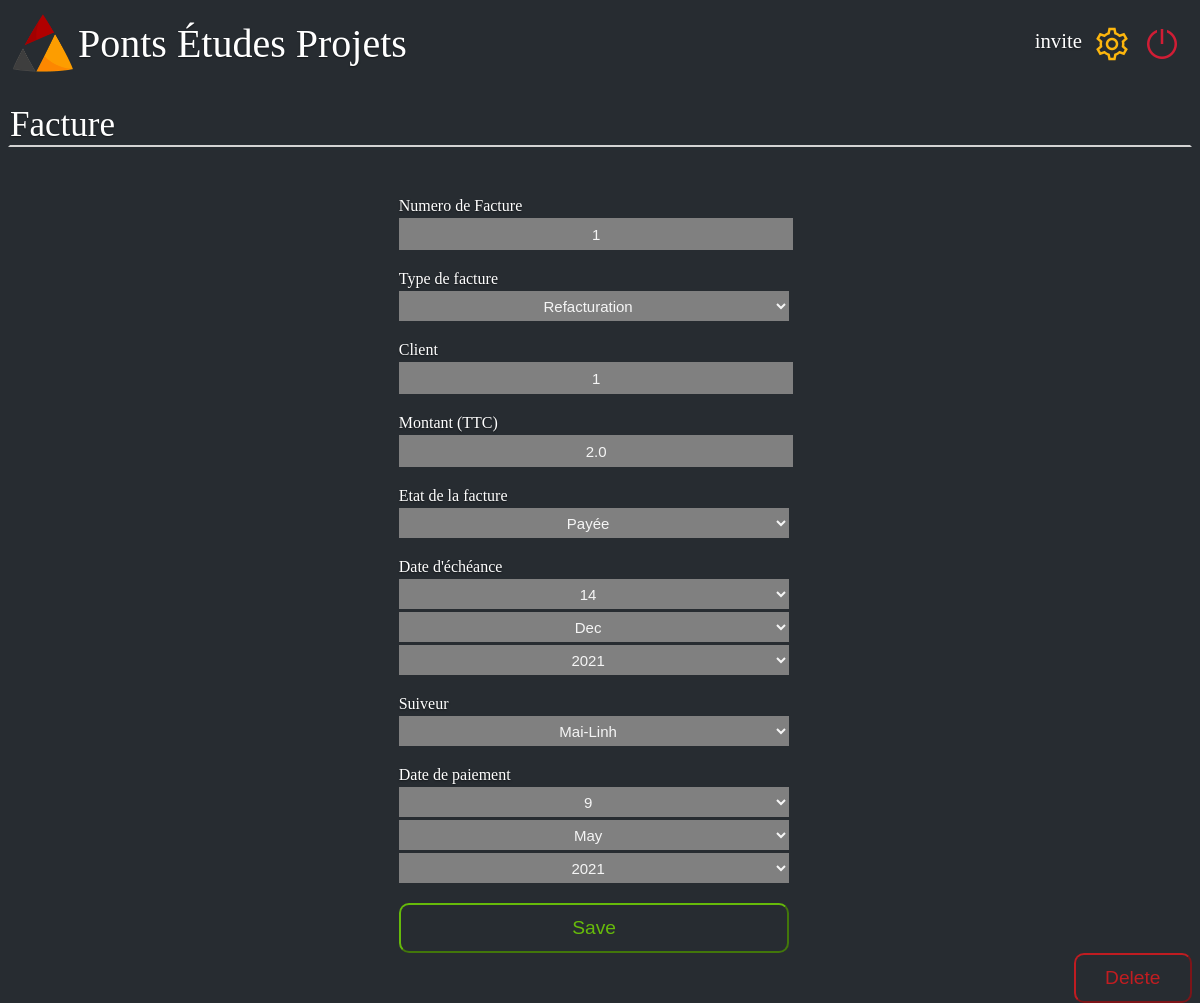
The app's page /tresoreie/invite/5/modify with its own data.
### web/site.py (models this page shows, shortened)
class db_factures(db.Model):
    _id = db.Column("id", db.Integer, primary_key= True)
    numero = db.Column(db.String(100))
    Type = db.Column(db.String(100))
    client = db.Column(db.String(100))
    montant= db.Column(db.Float)
    etat = db.Column(db.String(100))
    date_echeance = db.Column(db.String(100))
    date_paiement = db.Column(db.String(100))
    suiveur = db.Column(db.String(100))
    retard = db.Column(db.Boolean)

### web/site.py (the view, shortened to what this page needs)
@app.route('/tresoreie/<name>/<int:id>/modify', methods=["GET","POST"])
def modify(name,id):
    facture = db_factures.query.get(id)
    date= facture.date_echeance
    if int(date[0:2])<10:
        taille_date=1
    else:
        taille_date=2
    jour_e = date[0:2]
    mois_e = date[taille_date+1:taille_date+4]
    annee_e = date[taille_date+5::]
    date= facture.date_paiement
    if "-" not in date:
        if int(date[0:2])<10:
            taille_date=1
        else:
            taille_date=2
        jour_p = date[0:2]
        mois_p = date[taille_date+1:taille_date+4]
        annee_p = date[taille_date+5::]
    else:
        jour_p= "-"
        mois_p= "-"
        annee_p= "-"
    return render_template('delete.html',name=name,facture=facture, jour_e=jour_e, mois_e=mois_e,annee_e=annee_e,jour_p=jour_p,mois_p=mois_p, annee_p=annee_p)

### web/templates/delete.html (shortened to what this page needs)
<!DOCTYPE html>
<html>
    <head>
        <link rel="stylesheet" href={{ url_for('static', filename='style_delete3.css') }}/>
    </head>
    <body>
        <div class="barre_principale">
            <div class="logo_junior">
                <a href="/home/{{name}}">
                    <img class= "logo_pep" src={{ url_for('static', filename='PEPLOGO.png') }}  alt= "Logo pep"/>
                    <div class="Junior">Ponts Études Projets</div>
                </a>
            </div>
            <div>
                <nav>
                    <ul class="navbar-nav">
                        <li class="user_name"><a class="user" href="#">{{name}}</a></li>
                        <li class="nav-item"><a href="#"><img src={{ url_for('static', filename='settings.png') }} alt="bouton reglage" ></a></li>
                        <li class="nav-item"><a href='/login'><img src={{ url_for('static', filename='shutdown.png') }} alt="bouton shutdown" ></a></li>
                    </ul>
                </nav>
            </div>
        </div>
        <p class="titre">Facture</p>
        <form class="form-signin" method="post">
            <div class="facture">
                <div class="debut1">
                    <label for="input_numero">Numero de Facture</label>
                    <br>
                    <input name="_numero"  id="input_numero" class="form-numero" required="required" value = {{facture.numero}} />
                </div>
                <div class="form-label-group">
                    <label for="input_type">Type de facture </label>
                    <br>
                    <select name="_type"  id="input_type" class="form-mdp"  required="required" >
                        <option >{{facture.Type}}</option>
                    </select>
                </div>
                <div>
                    <label for="input_numero">Client</label>
                    <br>
                    <input name="_client" id="input_client" class="form-client"  required="required" value = {{facture.client}} />
                </div>
                <div>
                    <label for="input_numero">Montant (TTC)</label>
                    <br>
                    <input name="_montant" id="input_montant" class="form-montant"  required="required" value = {{facture.montant}} />
                </div>
                <div>
                    <label for="Etat">Etat de la facture</label>
                    <br>
                    <select name= "_etat" class="form-etat"  required="required" id="Etat">
                        <option>{{facture.etat}}</option>
                    </select>
                </div>
                <div class="date d'échéance">
                    <label for="date">Date d'échéance</label>
                    <br>
                    <select name="_date_j" id="date" class="form-jour" required="required">
                        <option>{{jour_e}}</option>
                    </select>
                    <select name="_date_m"  class="form-mois" required="required" >
                        <option>{{mois_e}}</option>
                    </select>
                    <select name="_date_y"  class="form-année" required="required" >
                        <option>{{annee_e}}</option><option>2020</option> <option>2021</option>
                    </select>
                </div>
                <div>
                    <label for="input_suiveur"> Suiveur </label>
                    <br>
                    <select name="_suiveur" id="input_suiveur" class="form-suiveur" required="required" >
                        <option>{{facture.suiveur}}</option>
                    </select>
                </div>
                <div class="date de paiement">
                    <label for="date">Date de paiement</label>
                    <br>
                    <select name="_date_j_p" id="date" class="form-jour" required="required">
                        <option>{{jour_p}}</option>
                    </select>
                    <select name="_date_m_p"  class="form-mois"  >
                        <option>{{mois_p}}</option>
                    </select>
                    <select name="_date_y_p"  class="form-année" >
                        <option>{{annee_p}}</option><option>2020</option> <option>2021</option>
                    </select>
                </div>
                <button class="valider" type="submit" >Save</button>
            </div>
        </form>
        <div><button onclick="window.location.href = '/tresoreie/{{name}}/{{facture._id}}/delete';" class="supprimer">Delete</button></div>
    </body>
</html>

### web/static/style_delete3.css (style rules this page uses)
html { height: 100%; width: 100%; background-color : #272C31; }
body { background-color : #272C31; height: 100%; background-color: transparent; color: white; text-shadow: 0 .05rem .1rem rgba(0, 0, 0, .5); }
.barre_principale { height: 60px; display: flex; justify-content: space-between; }
.logo_pep { width: 60px; height: 60px; }
ul { list-style-type: none; display:flex; text-decoration:none; }
.logo_pep { float: left; margin: 5px; }
.user_name { margin-top:5px ; }
.Junior { margin-top: 12px; display: flex; font-size: 250%; }
nav a { font-size: 1.3em; color: white; text-shadow: 0 .05rem .1rem rgba(0, 0, 0, .5); text-decoration: none; }
nav li { margin-right: 10px; }
a { text-decoration:none; color:white; display:flex; }
.titre { border: 2px ; border-style: solid; border-top-color: transparent; border-left-color: transparent; border-right-color: transparent; border-bottom-color: lightgrey; font-size:35px; }
.debut1 { margin-top: 50px; }
.form-numero { text-align: center; font-size: 15px; height: 30px; border: gray; background-color: gray; margin-left: 33%; width: 33%; color:whitesmoke; margin-bottom: 20px; margin-top: 3px; }
.form-mdp,.form-client,.form-montant,.form-etat, .form-suiveur { text-align: center; font-size: 15px; color:whitesmoke; margin-top: 3px; height: 30px; border: gray; background-color: gray; margin-left: 33%; width: 33%; margin-bottom: 20px; }
.form-jour,.form-mois,.form-année { text-align: center; font-size: 15px; color:whitesmoke; margin-top: 3px; height: 30px; border: gray; background-color: gray; margin-left: 33%; height: 30px; width: 33%; }
.form-année { margin-bottom: 20px; }
label { margin-left: 33%; }
.valider { margin-left: 33%; font-size: larger; border-radius: 10px; height: 50px; width: 33%; border-color:rgba(119, 223, 0, 0.797); background-color: transparent; color:rgba(119, 223, 0, 0.797); }
.supprimer { width: 10%; margin-left: 90%; font-size: larger; border-radius: 10px; height: 50px; border-color:rgba(232, 25, 29, 0.797); background-color: transparent; color:rgba(232, 25, 29, 0.797); }

### records on screen
db_factures: _numero "1", _type "Refacturation", _client "1", _montant "2.0", _etat "Payée", _suiveur "Mai-Linh"

### other values on screen
{{ name }} "invite"
form field _date_j "14"
form field _date_m "Dec"
form field _date_y "2021"
form field _date_j_p "9"
form field _date_m_p "May"
form field _date_y_p "2021"
